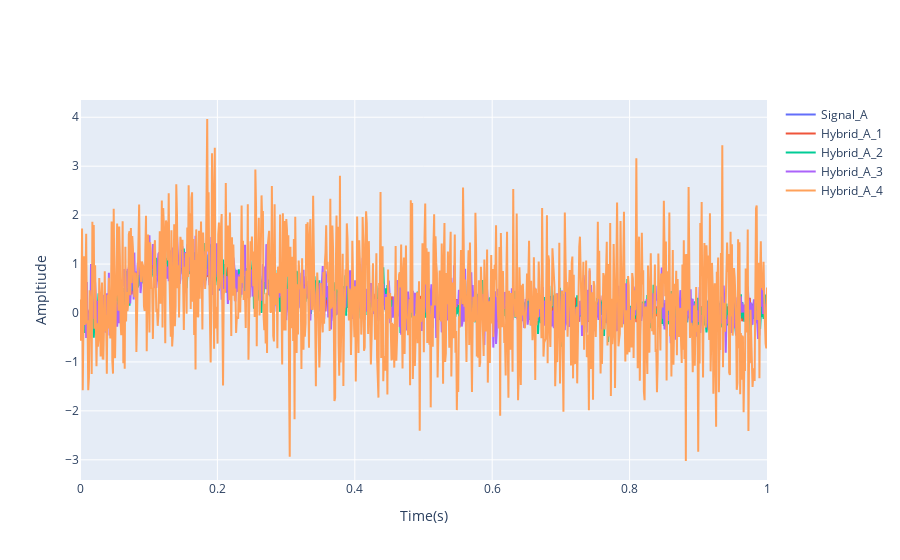

Notebook code for this chart:
### Code cell
fig = go.Figure()
N = 1000
# len, mu, sig
x_axis = np.linspace(0 , 1, N)

fig.add_traces(go.Scatter( 
                        x = x_axis, y = signal_A, mode='lines', name= 'Signal_A'))
fig.add_traces(go.Scatter(
                        x = x_axis, y = signal_A + noise_load_1, mode='lines', name = 'Hybrid_A_1'))
fig.add_traces(go.Scatter(
                        x = x_axis, y = signal_A + noise_load_2, mode='lines', name = 'Hybrid_A_2'))
fig.add_traces(go.Scatter(
    
                        x = x_axis, y = signal_A + noise_load_3, mode='lines', name= 'Hybrid_A_3'))

fig.add_traces(go.Scatter(
                        x = x_axis, y =  signal_A + noise_load_4, mode='lines', name= 'Hybrid_A_4'))
fig.update_layout(
    xaxis_title = 'Time(s)',
    yaxis_title = 'Ampltiude',
)

### Figure 1 — Plotly figure (JSON) as saved in the notebook; plotly's stock layout.template omitted (floating-point values rounded to 4 significant figures; data arrays with more than 128 entries replaced by an {"elided": "..."} marker saying what was removed)
{"data": [{"mode": "lines", "name": "Signal_A", "type": "scatter", "x": {"elided": "1000 float values"}, "y": {"elided": "1000 float values"}}, {"mode": "lines", "name": "Hybrid_A_1", "type": "scatter", "x": {"elided": "1000 float values"}, "y": {"elided": "1000 float values"}}, {"mode": "lines", "name": "Hybrid_A_2", "type": "scatter", "x": {"elided": "1000 float values"}, "y": {"elided": "1000 float values"}}, {"mode": "lines", "name": "Hybrid_A_3", "type": "scatter", "x": {"elided": "1000 float values"}, "y": {"elided": "1000 float values"}}, {"mode": "lines", "name": "Hybrid_A_4", "type": "scatter", "x": {"elided": "1000 float values"}, "y": {"elided": "1000 float values"}}], "layout": {"xaxis": {"title": {"text": "Time(s)"}}, "yaxis": {"title": {"text": "Ampltiude"}}}}
